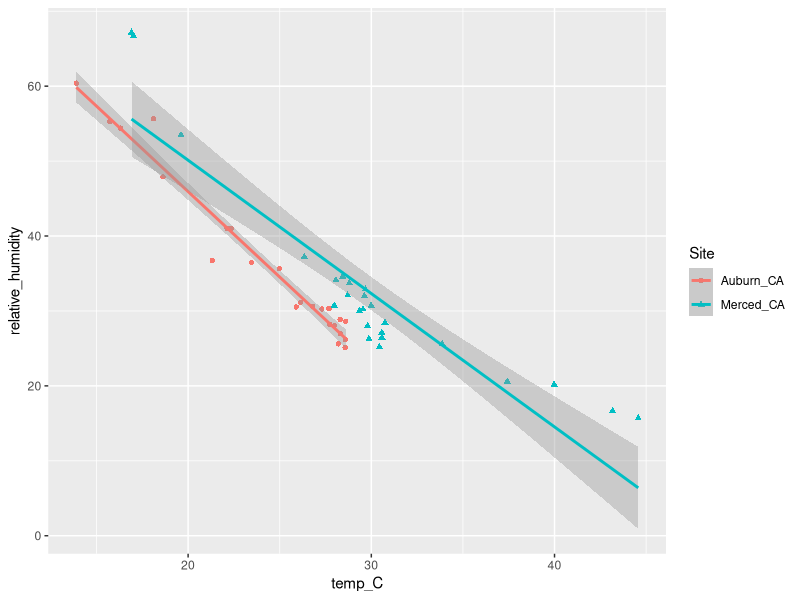

This chart was generated by the following R code:
#Researchers monitored Temperature (in Celsius) and relative humidity (%) across two sites (Auburn and Merced, CA)  
#to look at abiotic conditions tied to bee fitness. 
#How does relative humidity (%) in response to temperature (C) compare between two different research sites?

library(tidyverse)

rel_humidity <- read.csv("VAS_oCAM_TempRelHum_subset.csv")

#Filter and clean up
rel_humidity_data <- rel_humidity %>% 
  select(-X, -X.1, -X.2) %>% 
  rename(
    temp_C = Temperature..C.,
    relative_humidity = Relative.Humidity....
  )

#Graph data
ggplot(rel_humidity_data, aes(x = temp_C, y = relative_humidity, shape = Site, color = Site)) +
  geom_point() +
  geom_smooth(method = 'lm')

#Sites appear to have different slopes and intercepts

# Find best fit model -----------------------------------------------------

lm_1 <- lm(relative_humidity ~ temp_C * Site, data = rel_humidity_data)
summary(lm_1)
#This shows that slopes are significantly different between sites (p = .0247). Intercepts don't appear to differ (p = .317)

#Comparing models with anova
lm_2 <- lm(relative_humidity ~ temp_C + Site, data = rel_humidity_data)
anova(lm_1, lm_2)

#At zero degrees C, both sites are expected to have about the same relative humidity. (intercept not significantly different)
#As temperature increases, the relative humidity at the two sites responds differently (slopes differ). Relative humidity
#decreases more rapidly at the Auburn site compared to the Merced site. 